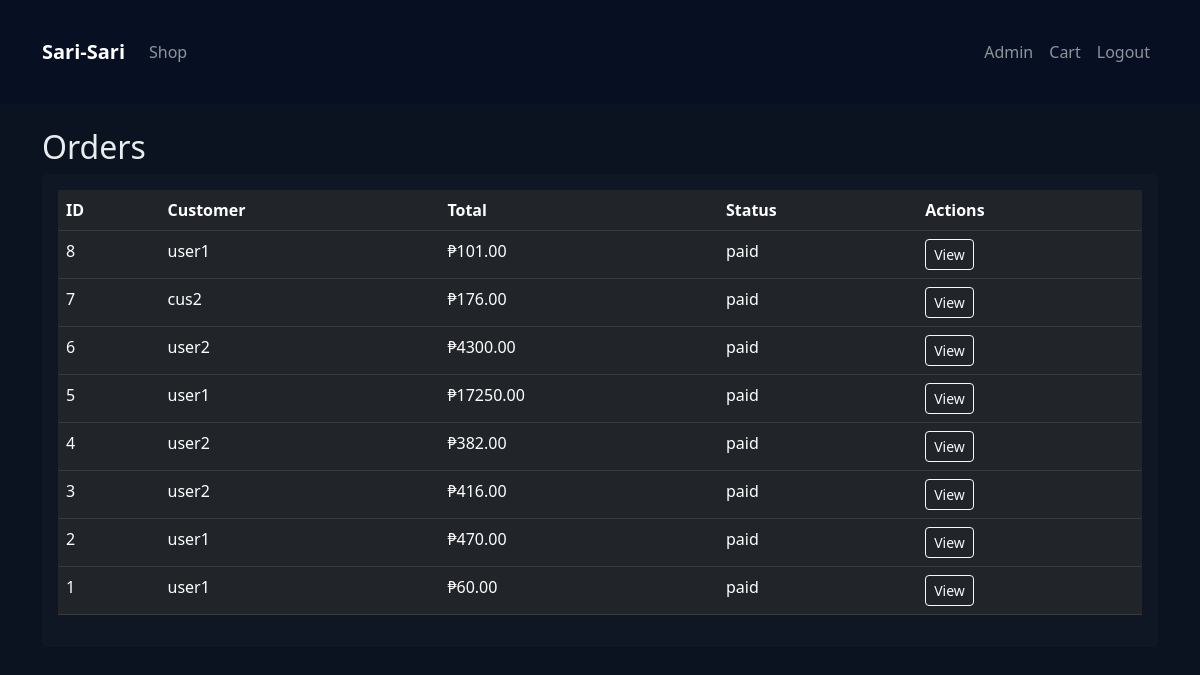
Page /admin/orders (signed in) on the committed database.
### app.py (models this page shows)
class Order(db.Model):
    id = db.Column(db.Integer, primary_key=True)
    customer_name = db.Column(db.String(160), nullable=True)
    total = db.Column(db.Float, nullable=False, default=0.0)
    status = db.Column(db.String(30), nullable=False, default="pending")
    created_at = db.Column(db.String(80), default=lambda: datetime.utcnow().isoformat())

### app.py (the view)
@app.route("/admin/orders")
@login_required
@admin_required
def admin_orders():
    orders = Order.query.order_by(Order.created_at.desc()).all()
    return render_template("admin_orders.html", orders=orders)

### app.py (called while the page is built)
@login_manager.user_loader
def load_user(user_id):
    try:
        return db.session.get(User, int(user_id))
    except Exception:
        return None

def admin_required(func):
    @wraps(func)
    def wrapper(*args, **kwargs):
        if not current_user.is_authenticated or current_user.role != "admin":
            abort(403)
        return func(*args, **kwargs)
    return wrapper

### templates/admin_orders.html
{% extends "base.html" %}
{% block content %}
<h2>Orders</h2>
<div class="card p-3">
  <table class="table table-dark">
    <thead><tr><th>ID</th><th>Customer</th><th>Total</th><th>Status</th><th>Actions</th></tr></thead>
    <tbody>
      {% for o in orders %}
      <tr>
        <td>{{ o.id }}</td>
        <td>{{ o.customer_name or 'Guest' }}</td>
        <td>₱{{ "%.2f"|format(o.total) }}</td>
        <td>{{ o.status }}</td>
        <td><a class="btn btn-sm btn-outline-light" href="{{ url_for('admin_order_detail', order_id=o.id) }}">View</a></td>
      </tr>
      {% else %}
      <tr><td colspan="5">No orders</td></tr>
      {% endfor %}
    </tbody>
  </table>
</div>
{% endblock %}

### templates/base.html (style rules this page uses)
body { background:#0b1220; color:#e9ecef; min-height:100vh; }
.card { background:#0f1724; border: none; color:#e9ecef; }
a { color: #ffd700; text-decoration:none; }

### rows in the picture
Order: id "8", customer_name "user1", total "101.00", status "paid"
Order: id "7", customer_name "cus2", total "176.00", status "paid"
Order: id "6", customer_name "user2", total "4300.00", status "paid"
Order: id "5", customer_name "user1", total "17250.00", status "paid"
Order: id "4", customer_name "user2", total "382.00", status "paid"
Order: id "3", customer_name "user2", total "416.00", status "paid"
Order: id "2", customer_name "user1", total "470.00", status "paid"
Order: id "1", customer_name "user1", total "60.00", status "paid"
